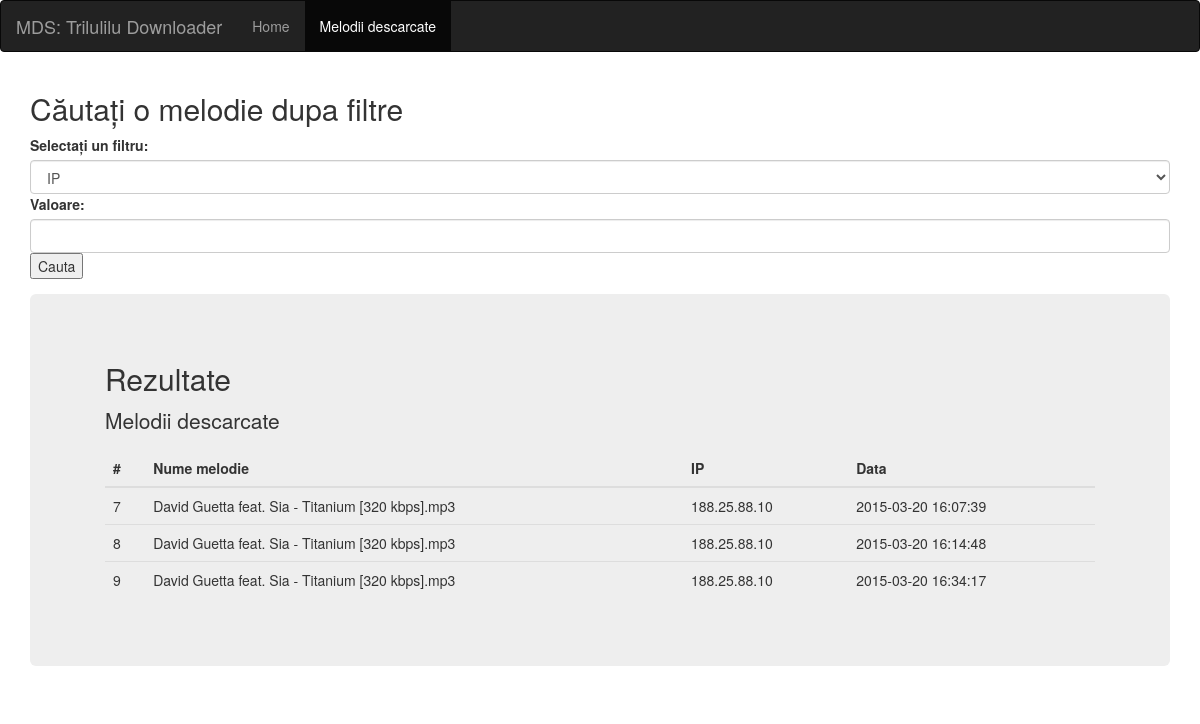
The app's page /Script/descarcari.php with its own data.
### tables this page shows
CREATE TABLE IF NOT EXISTS `descarcari` (
  `id` bigint(20) NOT NULL AUTO_INCREMENT,
  `ip` varchar(64) NOT NULL,
  `nume` text NOT NULL,
  `data` text NOT NULL,
  PRIMARY KEY (`id`)
);

### Script/descarcari.php (the view, shortened to what this page needs)
<?php
include('sql.php');
$sql = "SELECT id, ip, nume, data FROM descarcari";
if(isset($_POST["valoare"]))
{
  $val = $_POST["valoare"];
  $val = $conn->real_escape_string($val);
  $optiune = $_POST["optiune"];
  $optiune = $conn->real_escape_string($optiune);
$sql = "SELECT id, ip, nume, data FROM descarcari where  `$optiune` like '%$val%'";
$result = $conn->query($sql);
if ($result->num_rows > 0) {
    while($row = $result->fetch_assoc()) {
        $rezultate.= "<tr><td>" . $row["id"]. "</td><td>" . $row["nume"]. "</td><td>" . $row["ip"]. "</td><td>" . $row["data"]."</td> </tr>";
    }
} else {
    $rezultate = 'Niciun rezultat';
}
}else{
  $result = $conn->query($sql);
if ($result->num_rows > 0) {
    while($row = $result->fetch_assoc()) {
        $rezultate.= "<tr><td>" . $row["id"]. "</td><td>" . $row["nume"]. "</td><td>" . $row["ip"]. "</td><td>" . $row["data"]."</td> </tr>";
    }
} else {
    $rezultate = 'Niciun rezultat';
}
}
?>
<!DOCTYPE html>
<html lang="en">
<head>
  <link rel="stylesheet" href="http://maxcdn.bootstrapcdn.com/bootstrap/3.2.0/css/bootstrap.min.css">
</head>
<body>
<nav class="navbar navbar-inverse">
  <div class="container-fluid">
    <div class="navbar-header">
      <a class="navbar-brand" href="#">MDS: Trilulilu Downloader</a>
    </div>
    <div class="collapse navbar-collapse" id="myNavbar">
      <ul class="nav navbar-nav">
        <li><a href="index.php">Home</a></li>
        <li class="active"><a href="descarcari.php">Melodii descarcate</a></li>
    </div>
  </div>
</nav>
<div class="container">
  <h2>Căutați o melodie dupa filtre</h2>
  <form method="post" role="form">
    <div class="form-group">
      <label for="selector">Selectați un filtru:</label>
      <select name ="optiune" class="form-control">
        <option value="ip">IP</option>
      </select>
   <label for="nume">Valoare:</label>
  <input type="text" class="form-control" name="valoare">
  <input type="submit" value="Cauta">
      <br>
    </div>
  </form>
</div>
<div class="container">
  <div class="jumbotron">
    <div class="container">
      <h2>Rezultate</h2>
      <p>Melodii descarcate</p>
      <div class="table-responsive">
      <table class="table">
        <thead>
          <tr>
            <th>#</th>
            <th>Nume melodie</th>
            <th>IP</th>
            <th>Data</th>
          </tr>
        </thead>
        <tbody>
          <?php echo $rezultate; ?>
        </tbody>
      </table>
      </div>
    </div>
  </div>
</div>
</body>
</html>

### records on screen
descarcari: id "7", nume "David Guetta feat. Sia - Titanium [320 kbps].mp3", ip "188.25.88.10", data "2015-03-20 16:07:39"
descarcari: id "8", nume "David Guetta feat. Sia - Titanium [320 kbps].mp3", ip "188.25.88.10", data "2015-03-20 16:14:48"
descarcari: id "9", nume "David Guetta feat. Sia - Titanium [320 kbps].mp3", ip "188.25.88.10", data "2015-03-20 16:34:17"
